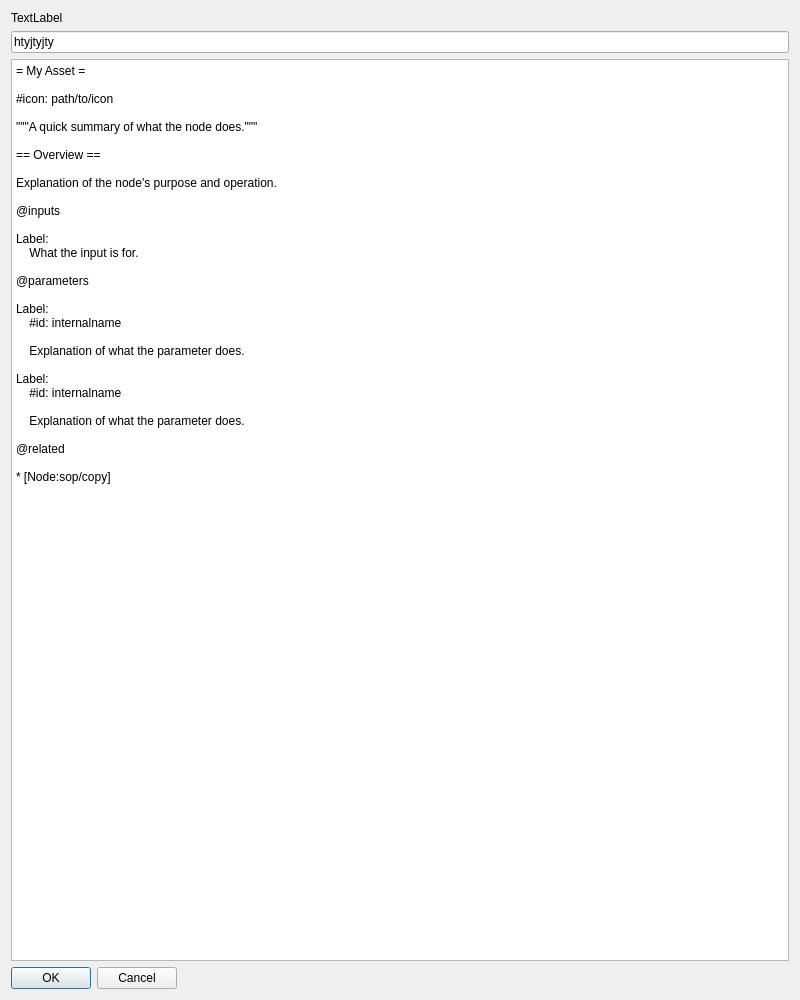
<?xml version="1.0" encoding="UTF-8"?>
<ui version="4.0">
 <class>Form</class>
 <widget class="QWidget" name="Form">
  <property name="geometry">
   <rect>
    <x>0</x>
    <y>0</y>
    <width>800</width>
    <height>1000</height>
   </rect>
  </property>
  <property name="sizePolicy">
   <sizepolicy hsizetype="Expanding" vsizetype="Expanding">
    <horstretch>0</horstretch>
    <verstretch>0</verstretch>
   </sizepolicy>
  </property>
  <property name="windowTitle">
   <string>Form</string>
  </property>
  <layout class="QVBoxLayout" name="verticalLayout">
   <item>
    <widget class="QLabel" name="label">
     <property name="sizePolicy">
      <sizepolicy hsizetype="Fixed" vsizetype="Fixed">
       <horstretch>0</horstretch>
       <verstretch>0</verstretch>
      </sizepolicy>
     </property>
     <property name="text">
      <string>TextLabel</string>
     </property>
    </widget>
   </item>
   <item>
    <widget class="QLineEdit" name="lineEdit">
     <property name="text">
      <string>htyjtyjty</string>
     </property>
    </widget>
   </item>
   <item>
    <widget class="QPlainTextEdit" name="plainTextEdit">
     <property name="plainText">
      <string>= My Asset =

#icon: path/to/icon

&quot;&quot;&quot;A quick summary of what the node does.&quot;&quot;&quot;

== Overview ==

Explanation of the node's purpose and operation.

@inputs

Label:
    What the input is for.

@parameters

Label:
    #id: internalname

    Explanation of what the parameter does.

Label:
    #id: internalname

    Explanation of what the parameter does.

@related

* [Node:sop/copy]</string>
     </property>
    </widget>
   </item>
   <item>
    <widget class="QDialogButtonBox" name="buttonBox">
     <property name="sizePolicy">
      <sizepolicy hsizetype="Fixed" vsizetype="Fixed">
       <horstretch>0</horstretch>
       <verstretch>0</verstretch>
      </sizepolicy>
     </property>
     <property name="standardButtons">
      <set>QDialogButtonBox::Cancel|QDialogButtonBox::Ok</set>
     </property>
    </widget>
   </item>
  </layout>
 </widget>
 <resources/>
 <connections/>
</ui>
